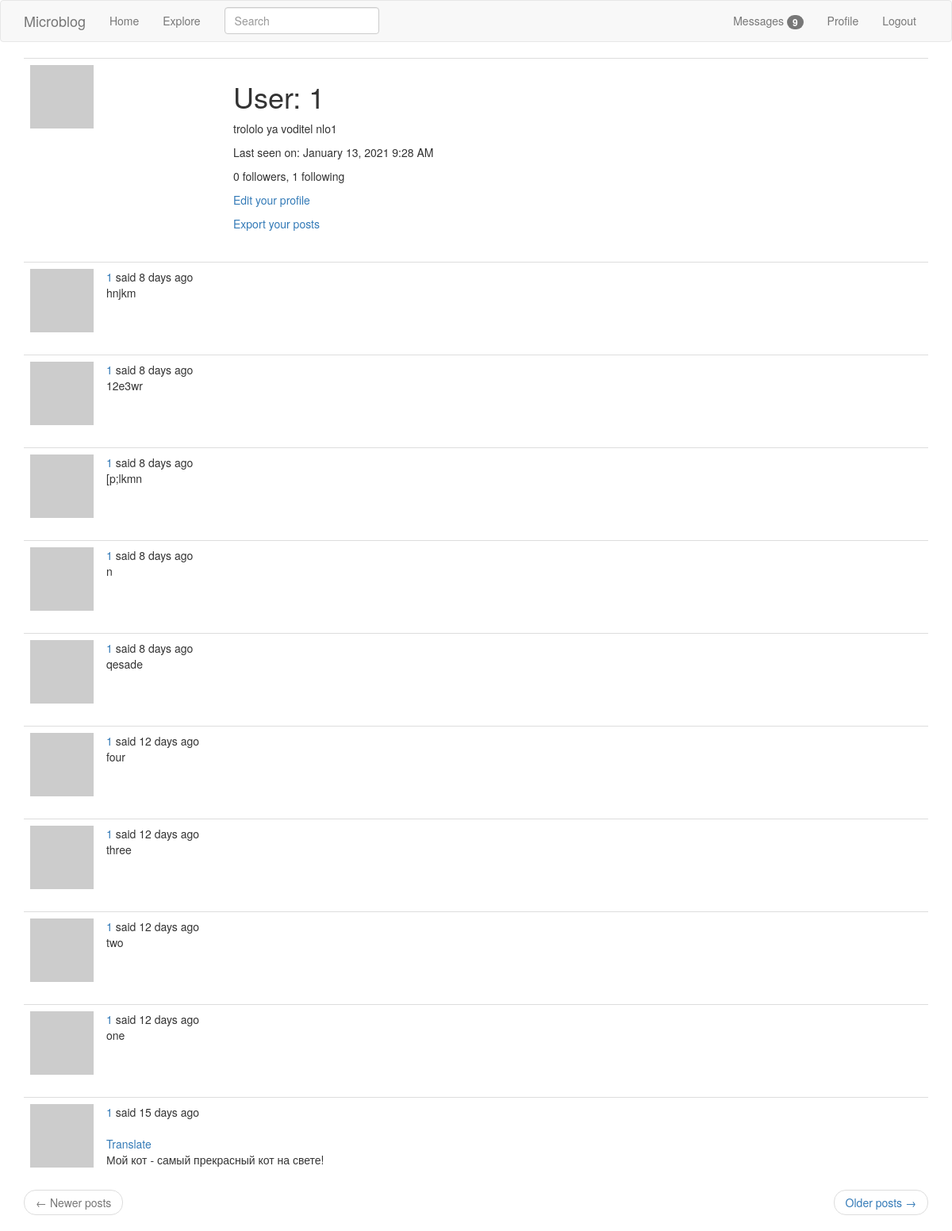
Page /user/1 (signed in) on the earlier database version.
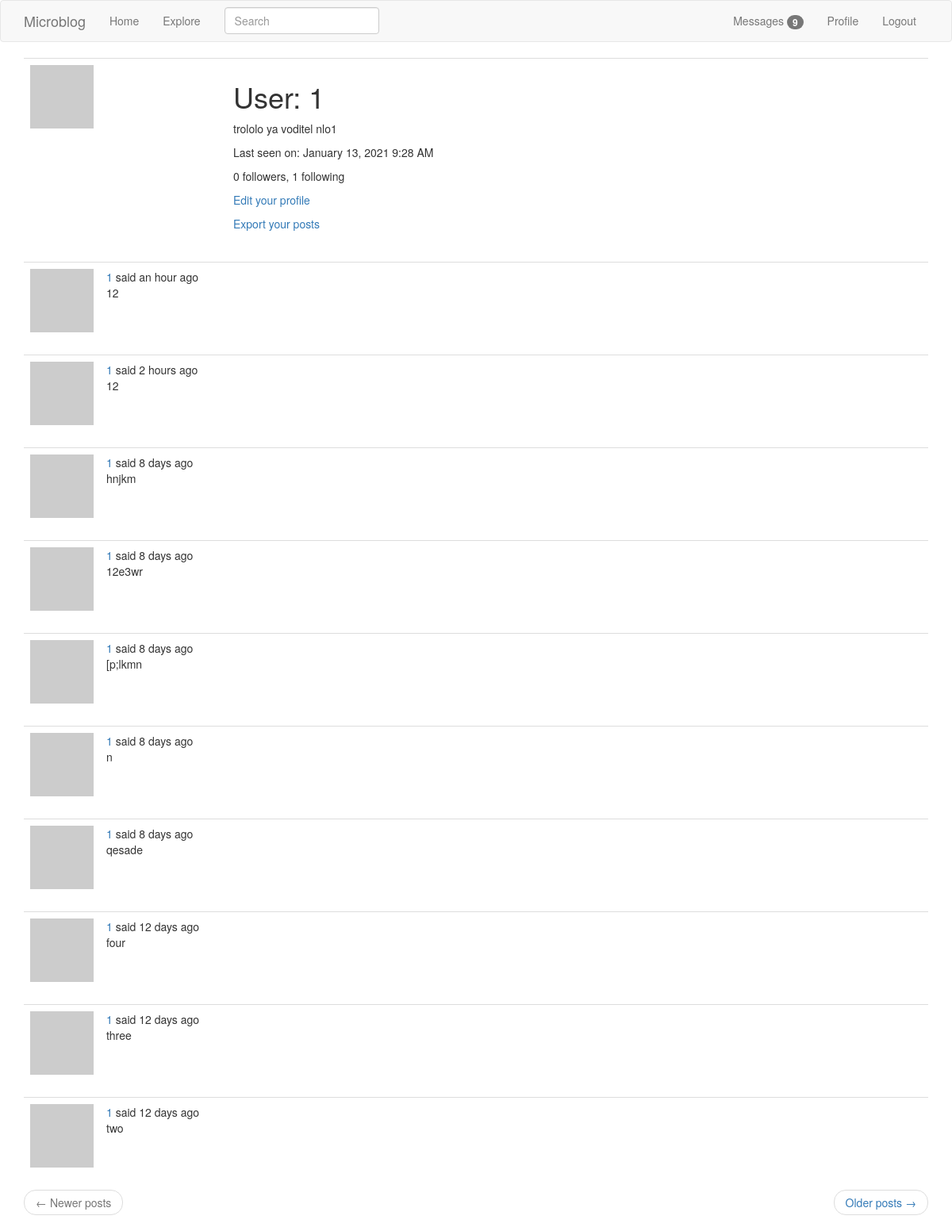
Same page on the later database version.
### app/models.py (models this page shows, shortened)
class SearchableMixin(object):
    @classmethod
    def before_commit(cls, session):
        session._changes = {
            'add': list(session.new),
            'update': list(session.dirty),
            'delete': list(session.deleted)
        }
    @classmethod
    def after_commit(cls, session):
        for obj in session._changes['add']:
            if isinstance(obj, SearchableMixin):
                add_to_index(obj.__tablename__, obj)
        for obj in session._changes['update']:
            if isinstance(obj, SearchableMixin):
                add_to_index(obj.__tablename__, obj)
        for obj in session._changes['delete']:
            if isinstance(obj, SearchableMixin):
                remove_from_index(obj.__tablename__, obj)
        session._changes = None

class Post(SearchableMixin, db.Model):
    __searchable__ = ['body']
    id = db.Column(db.Integer, primary_key=True)
    body = db.Column(db.String(140))
    timestamp = db.Column(db.DateTime, index=True, default=datetime.utcnow)
    user_id = db.Column(db.Integer, db.ForeignKey('user.id'))
    language = db.Column(db.String(5))

### app/main/routes.py (the view)
@bp.route('/user/<username>')
@login_required
def user(username):
    user = User.query.filter_by(username=username).first_or_404()
    page = request.args.get('page', 1, type=int)
    posts = user.posts.order_by(Post.timestamp.desc()).paginate(
        page, current_app.config['POSTS_PER_PAGE'], False)
    next_url = url_for('main.user', username=user.username, page=posts.next_num) \
        if posts.has_next else None
    prev_url = url_for('main.user', username=user.username, page=posts.prev_num) \
        if posts.has_prev else None
    form = EmptyForm()
    return render_template('user.html', user=user, posts=posts.items,
                           next_url=next_url, prev_url=prev_url, form=form)

### app/main/forms.py
class SearchForm(FlaskForm):
    q = StringField(_l('Search'), validators=[DataRequired()])
    def __init__(self, *args, **kwargs):
        if 'formdata' not in kwargs:
            kwargs['formdata'] = request.args
        if 'csrf_enabled' not in kwargs:
            kwargs['csrf_enabled'] = False
        super(SearchForm, self).__init__(*args, **kwargs)

class EmptyForm(FlaskForm):
    submit = SubmitField('Submit')

### app/main/routes.py (called while the page is built)
@bp.before_request
def before_request():
    if current_user.is_authenticated:
        current_user.last_seen = datetime.utcnow()
        db.session.commit()
        g.search_form = SearchForm()
    g.locale = str(get_locale())

### app/models.py (called while the page is built)
@login.user_loader
def load_user(id):
    return User.query.get(int(id))

    def avatar(self, size):
        digest = md5(self.email.lower().encode('utf-8')).hexdigest()
        return f'https://www.gravatar.com/avatar/{digest}?id=identicon&s={size}'

    def new_messages(self):
        last_read_time = self.last_message_read_time or datetime(1900, 1, 1)
        return Message.query.filter_by(recipient=self).filter(
            Message.timestamp > last_read_time).count()

### app/templates/user.html (shortened to what this page needs)
{% extends "base.html" %}
{% block app_content %}
    <table class="table table-hover">
        <tr>
            <td width="256px"><img src="{{ user.avatar(256) }}"></td>
            <td>
                <h1>{{ _('User') }}: {{ user.username }}</h1>
                {% if user.about_me %}<p>{{ user.about_me }}</p>{% endif %}
                {% if user.last_seen %}
                <p>{{ _('Last seen on') }}: {{ moment(user.last_seen).format('LLL') }}</p>
                {% endif %}
                <p>{{ _('%(count)d followers', count=user.followers.count()) }}, {{ _('%(count)d following', count=user.followed.count()) }}</p>
                {% if user == current_user %}
                <p><a href="{{ url_for('main.edit_profile') }}">{{ _('Edit your profile') }}</a></p>
                {% if not current_user.get_task_in_progress('export_posts') %}
                <p><a href="{{ url_for('main.export_posts') }}">{{ _('Export your posts') }}</a></p>
                {% endif %}
                {% endif %}
            </td>
        </tr>
    </table>
    {% for post in posts %}
        {% include '_post.html' %}
    {% endfor %}
    <nav aria-label="...">
        <ul class="pager">
            <li class="previous{% if not prev_url %} disabled{% endif %}">
                <a href="{{ prev_url or '#' }}">
                    <span aria-hidden="true">&larr;</span> {{ _('Newer posts') }}
                </a>
            </li>
            <li class="next{% if not next_url %} disabled{% endif %}">
                <a href="{{ next_url or '#' }}">
                    {{ _('Older posts') }} <span aria-hidden="true">&rarr;</span>
                </a>
            </li>
        </ul>
    </nav>
{% endblock %}

### app/templates/_post.html (shortened to what this page needs)
<table class="table table-hover">
    <tr>
        <td width="70px">
            <a href="{{ url_for('main.user', username=post.author.username) }}">
                <img src="{{ post.author.avatar(70) }}"/>
            </a>
        </td>
        <td>
            {{ _('%(username)s said %(when)s',
            username=user_link, when=moment(post.timestamp).fromNow()) }}
            {% if post.language and post.language != g.locale %}
            <br><br>
            <span id="translation{{ post.id }}">
                <a href="javascript:translate(
                            '#post{{ post.id }}',
                            '#translation{{ post.id }}',
                            '{{ g.locale }}');">{{ _('Translate') }}</a>
            </span>
            {% endif %}
            <br>
            <span id="post{{ post.id }}">{{ post.body }}</span>
        </td>
    </tr>
</table>

Differences in the rows shown:
no longer on this page (row unchanged): Post: body "one"
no longer on this page (row unchanged): Post: body "Мой кот - самый прекрасный кот на свете!"
added Post: body "12"
added Post: body "12"
